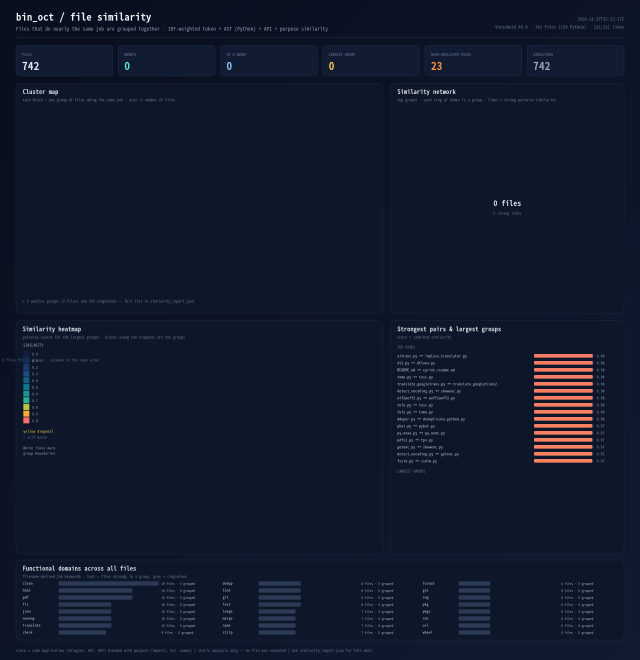
#> input picture similarity_report.png, 1920 x 1980 px (shown at 1/3 size)
$ python -i img_similarity.py   (imports and definitions only)
#> lines starting #> are read from the running program, lines starting #| are printed output that depends on the picture
#!/data/data/com.termux/files/usr/bin/env python
"""
Find, group and deduplicate similar images. Hashes the images (perceptual phash/dhash/ahash/whash, colour hash, DCT, HSV histograms or a multi-hash mix), groups the ones under the distance threshold and the scan/organize/dedup/keep-one/cluster subcommands report, move, delete or cluster them.

Usage:
    img_similarity {scan,organize,dedup,keep-one,cluster} --method phash [options]

Subcommands:
    scan Find & report similar/duplicate groups (no file changes) organize Group similar images into folders dedup Delete duplicates, keeping first per group keep-one Keep one image per group_*/similar_*/duplicates_* folder cluster HSV-histogram agglomerative clustering into N groups

Options:
    -d, --directory Directory to scan (default: .) --method Feature/hash method (default: phash) --hash-size Hash size (default: 16 for dct-phash, else 8) --threshold Similarity threshold (default: per-method / 0.9 in similarity mode) --mode Threshold interpretation (default: hamming distance) -r, --recursive Scan subdirectories recursively --exclude Subdirectory name to skip (repeatable) --out Output folder prefix (default: _similar_groups) --action How to place images in group folders (default: move) --dry-run Preview only (default) ... plus 5 more; run img_similarity --help for the full list.

Examples:
    $ img_similarity scan -d ~/photos --method phash $ img_similarity dedup --threshold 4

Command-line script:
    run python img_similarity.py or the img_similarity command.

"""

from __future__ import annotations
import argparse
from concurrent.futures import ThreadPoolExecutor
from pathlib import Path
import re
import shutil
import sys
import time
from typing import Any, Iterable, Optional, Sequence

from dh import MAX_WORKERS


SUPPORTED_EXTS: set[str] = {
    ".jpg",
    ".jpeg",
    ".png",
    ".webp",
    ".bmp",
    ".tif",
    ".tiff",
    ".gif",
    ".heic",
    ".heif",
    ".raw",
    ".svg",
}
DEFAULT_THRESHOLDS: dict[str, float] = {
    "dct-phash": 4,
    "dhash-custom": 4,
    "ahash": 8,
    "phash": 8,
    "dhash": 8,
    "whash-haar": 8,
    "whash-db4": 8,
    "colorhash": 8,
    "crop-resistant": 8,
    "multihash": 10.0,
}
METHODS = tuple(DEFAULT_THRESHOLDS.keys())
MULTIHASH_W: dict[str, float] = {"phash": 0.5, "dhash": 0.3, "ahash": 0.2}
_IMAGEHASH_METHODS: set[str] = {
    "ahash",
    "phash",
    "dhash",
    "whash-haar",
    "whash-db4",
    "colorhash",
    "crop-resistant",
}


def info(msg: str) -> None:
    print(f"[INFO] {msg}")


def warn(msg: str) -> None:
    print(f"[WARN] {msg}")


def err(msg: str) -> None:
    print(f"[ERROR] {msg}", file=sys.stderr)


def _require(modname: str, method: str) -> bool:
    try:
        __import__(modname)
        return True
    except ImportError:
        err(f"Package {modname!r} is required for method {method!r}. Install with: pip install {modname}")
        return False


# [86 lines left out: functions hash_dct_phash, hash_dhash_custom, hash_imagehash, hash_multihash, not called in this run]


def feature_hist(path: Path, size: tuple[int, int] = (64, 64)) -> Optional[Any]:
#> called with path = 'similarity_report.png', size = (64, 64)
    if not (_require("cv2", "hist") and _require("numpy", "hist")):
        return None
    import cv2
    import numpy as np

    try:
        img = cv2.imread(str(path))
#> img is the input picture: shape (1980, 1920, 3); mean B, G, R 43.4, 25.5, 16.8
        if img is None or img.size == 0:
            return None
        if len(img.shape) == 2:
            img = cv2.cvtColor(img, cv2.COLOR_GRAY2BGR)
        elif img.shape[2] == 4:
            img = cv2.cvtColor(img, cv2.COLOR_BGRA2BGR)
        resized = cv2.resize(img, size)
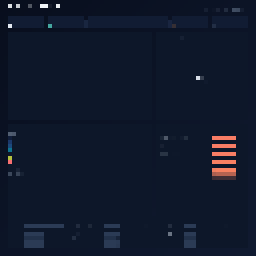
#> resized: shape (64, 64, 3) (shown 4 times larger); mean B, G, R 42.6, 24.7, 16.1
        hsv = cv2.cvtColor(resized, cv2.COLOR_BGR2HSV)
#> hsv: shape (64, 64, 3); mean H, S, V 108.5, 172.4, 43.9
        h = cv2.calcHist([hsv], [0], None, [8], [0, 180])
#> h = [37, 1, 0, 1, 4050, 0, 0, 7]
        s = cv2.calcHist([hsv], [1], None, [8], [0, 256])
#> s = [7, 3, 14, 60, 68, 3942, 1, 1]
        v = cv2.calcHist([hsv], [2], None, [8], [0, 256])
#> v = [82, 3878, 81, 7, 2, 7, 2, 37]
        flat = resized.flatten()
#> flat = 12288 values, max 249 at index 222, min 8 at index 2, mean 27.81
        vec = np.concatenate([h.flatten(), s.flatten(), v.flatten(), flat])
#> vec = 12312 values, max 4050 at index 4, min 0 at index 2, mean 28.76
        n = np.linalg.norm(vec)
#> n = 7860.5
        if n > 0:
            vec = vec / n
#> vec = 12312 values, max 0.515 at index 4, min 0 at index 2, mean 0.00366
        return vec
    except Exception as e:
        warn(f"hist failed on {path.name}: {e}")
        return None


# [554 lines left out: functions extract_feature, hamming_str, hamming_int, multihash_dist, distance, max_hamming_distance and 15 more, not called in this run]


# [2 lines not run here, left out]

>>> result = feature_hist('similarity_report.png')
#> result has the same summary as vec in feature_hist
